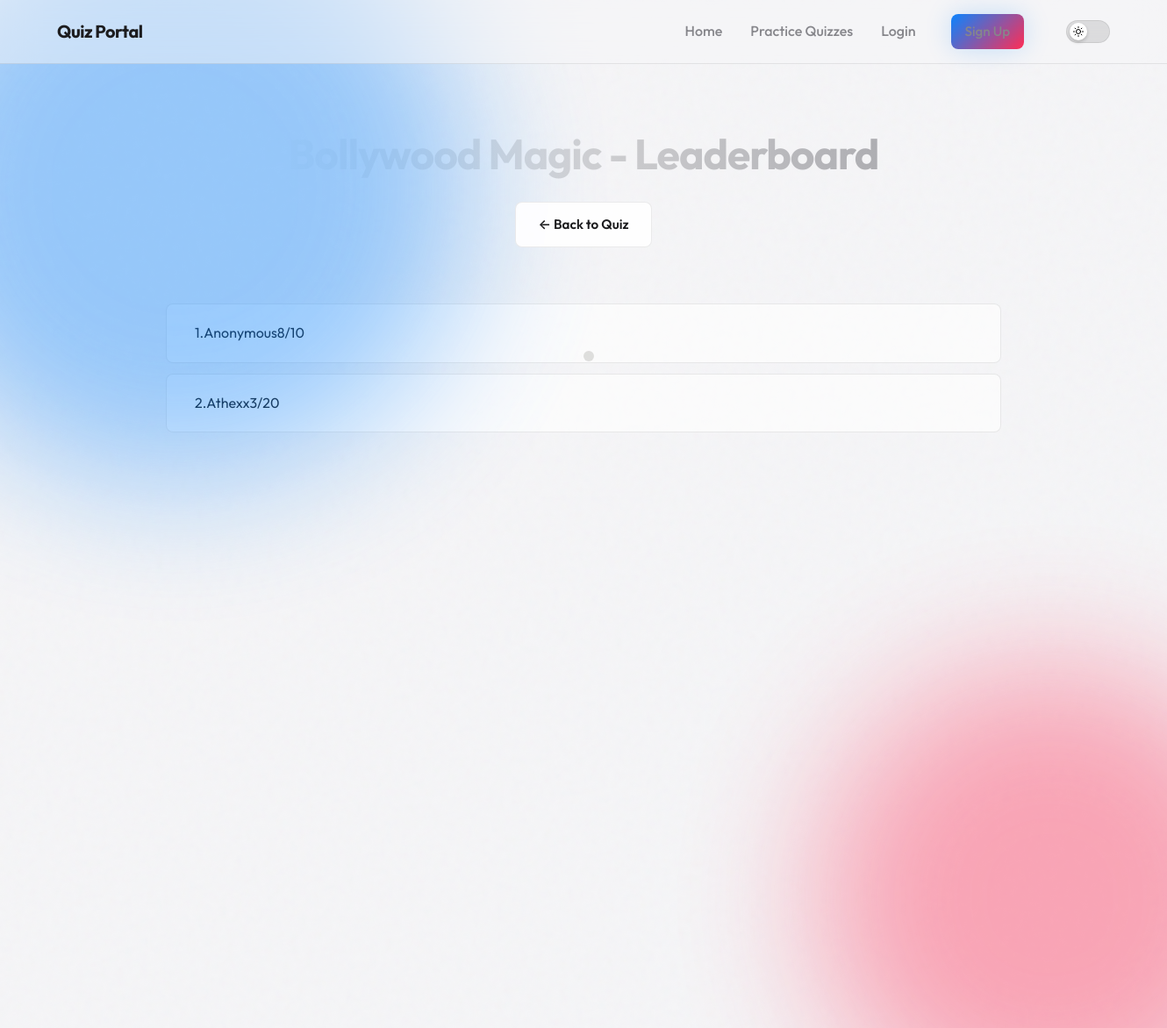
The page /quiz/144/leaderboard/ on the database its author committed.
### quizapp/models.py (models this page shows, shortened)
class Quiz(models.Model):
    title = models.CharField(max_length=200)
    description = models.TextField(blank=True)
    created_at = models.DateTimeField(auto_now_add=True)
    updated_at = models.DateTimeField(auto_now=True)
    time_limit = models.IntegerField(help_text="Time limit in minutes", default=10)
    is_active = models.BooleanField(default=True)
    class Meta:
        verbose_name_plural = "Quizzes"
        ordering = ['-created_at']

class QuizAttempt(models.Model):
    user = models.ForeignKey(User, on_delete=models.CASCADE, related_name='quiz_attempts', null=True, blank=True)
    quiz = models.ForeignKey(Quiz, on_delete=models.CASCADE, related_name='attempts')
    score = models.IntegerField(default=0)
    total_score = models.IntegerField(default=0)
    started_at = models.DateTimeField(auto_now_add=True)
    completed_at = models.DateTimeField(null=True, blank=True)
    is_completed = models.BooleanField(default=False)
    session_key = models.CharField(max_length=40, blank=True, null=True)
    class Meta:
        ordering = ['-started_at']

### quizapp/views.py (the view)
# urls.py: path('quiz/<int:quiz_id>/leaderboard/', views.leaderboard, name='leaderboard'),
def leaderboard(request, quiz_id):
    quiz = get_object_or_404(Quiz, id=quiz_id)
    top_attempts = QuizAttempt.objects.filter(
        quiz=quiz,
        is_completed=True
    ).select_related('user').order_by('-score', 'completed_at')[:20]
    context = {
        'quiz': quiz,
        'top_attempts': top_attempts,
    }
    return render(request, 'quizapp/leaderboard.html', context)

### quizapp/Templates/quizapp/leaderboard.html (shortened to what this page needs)
{% extends 'quizapp/base.html' %}
{% block content %}
<div class="page-header">
    <h1>{{ quiz.title }} - Leaderboard</h1>
    <a href="{% url 'quiz_detail' quiz.id %}" class="btn btn-secondary">← Back to Quiz</a>
</div>
{% if top_attempts %}
<ol class="leaderboard-list">
{% for attempt in top_attempts %}
<li>
    <span class="rank">{{ forloop.counter }}.</span>
    <span>{{ attempt.user.username|default:"Anonymous" }}</span>
    <span class="score">{{ attempt.score }}/{{ attempt.total_score }}</span>
</li>
{% endfor %}
</ol>
{% else %}
<div class="card">
    <p>No attempts yet. Be the first!</p>
</div>
{% endif %}
{% endblock %}

### quizapp/static/quizapp/css/styles.css (style rules this page uses)
:root { --bg-base: #F5F5F7; --bg-surface: rgba(255, 255, 255, 0.6); --bg-elevated: rgba(255, 255, 255, 0.9); --primary: #0A84FF; --primary-light: #5E5CE6; --secondary: #FF2D55; --text-main: #1D1D1F; --text-muted: #86868B; --radius-sm: 8px; --radius-md: 16px; --radius-lg: 24px; --shadow-sm: 0 4px 12px rgba(0,0,0,0.05); --shadow-md: 0 16px 40px rgba(0,0,0,0.1); --shadow-glow: 0 0 30px rgba(10, 132, 255, 0.2); --border-subtle: rgba(0, 0, 0, 0.08); --border-highlight: rgba(0, 0, 0, 0.15); --success: #32D74B; --error: #FF453A; --nav-bg: rgba(245, 245, 247, 0.5); --ease-framer: cubic-bezier(0.22, 1, 0.36, 1); --transition-fast: 250ms var(--ease-framer); --transition-med: 500ms var(--ease-framer); }
* { box-sizing: border-box; margin: 0; padding: 0; cursor: none !important; }
body { font-family: 'Outfit', -apple-system, sans-serif; background-color: var(--bg-base); color: var(--text-main); line-height: 1.6; min-height: 100vh; overflow-x: hidden; -webkit-font-smoothing: antialiased; transition: background-color 0.4s ease, color 0.4s ease; }
.page-header { text-align: center; margin-bottom: 4rem; }
.page-header h1 { font-size: 3rem; font-weight: 700; margin-bottom: 1rem; letter-spacing: -1px; background: linear-gradient(to right, #fff, #a0a0a5); -webkit-background-clip: text; background-clip: text; -webkit-text-fill-color: transparent; }
.btn { display: inline-flex; align-items: center; justify-content: center; padding: 0.8rem 1.6rem; font-size: 0.95rem; font-weight: 600; border-radius: var(--radius-sm); border: none; text-decoration: none; transition: all var(--transition-fast); position: relative; overflow: hidden; }
.btn::before { content: ''; position: absolute; top: 0; left: 0; width: 100%; height: 100%; background: linear-gradient(120deg, transparent, rgba(255,255,255,0.2), transparent); transform: translateX(-100%); transition: transform 0.6s; }
.btn-secondary { background: var(--bg-elevated); border: 1px solid var(--border-subtle); color: var(--text-main); }
.leaderboard-list { list-style: none; }
.leaderboard-list li { display: flex; align-items: center; padding: 1.25rem 2rem; background: var(--bg-surface); border-radius: var(--radius-sm); margin-bottom: 0.75rem; border: 1px solid var(--border-subtle); transition: all var(--transition-fast); }

### rows shown on the page
Quiz: title "Bollywood Magic"
QuizAttempt: user.username "Anonymous", score "8", total_score "10"
QuizAttempt: user.username "Athexx", score "3", total_score "20"
